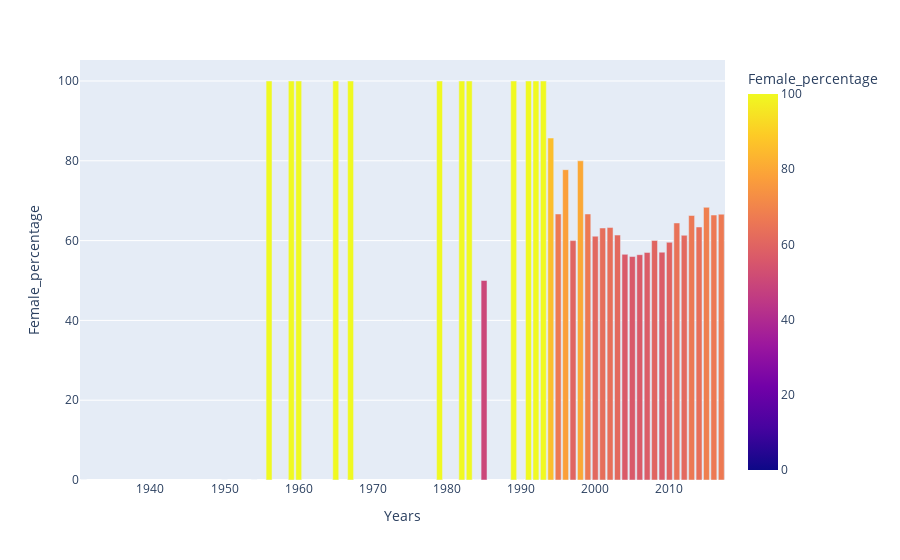

The code cell stored with this chart in its notebook:
### Code cell
# data_canada = px.data.gapminder().query("country == 'Canada'")
fig = px.bar(final_df, x='Years', y='Male_percentage',color='Male_percentage')
fig = px.bar(final_df, x='Years', y='Female_percentage',color='Female_percentage')
fig.show()

### Figure 1 — Plotly figure (JSON) as saved in the notebook; plotly's stock layout.template omitted (floating-point values rounded to 4 significant figures)
{"data": [{"alignmentgroup": "True", "hovertemplate": "Years=%{x}<br>Female_percentage=%{marker.color}<extra></extra>", "legendgroup": "", "marker": {"color": [0, 0, 0, 100, 100, 100, 100, 100, 100, 100, 100, 0, 50, 100, 0, 100, 100, 100, 85.71, 66.67, 77.78, 60, 80, 66.67, 61.11, 63.16, 63.27, 61.39, 56.55, 56.01, 56.47, 57.04, 60.02, 57.1, 59.58, 64.42, 61.33, 66.29, 63.41, 68.34, 66.41, 66.62], "coloraxis": "coloraxis", "pattern": {"shape": ""}}, "name": "", "offsetgroup": "", "orientation": "v", "showlegend": false, "textposition": "auto", "type": "bar", "x": [1931, 1950, 1954, 1956, 1959, 1960, 1965, 1967, 1979, 1982, 1983, 1984, 1985, 1989, 1990, 1991, 1992, 1993, 1994, 1995, 1996, 1997, 1998, 1999, 2000, 2001, 2002, 2003, 2004, 2005, 2006, 2007, 2008, 2009, 2010, 2011, 2012, 2013, 2014, 2015, 2016, 2017], "xaxis": "x", "y": [0, 0, 0, 100, 100, 100, 100, 100, 100, 100, 100, 0, 50, 100, 0, 100, 100, 100, 85.71, 66.67, 77.78, 60, 80, 66.67, 61.11, 63.16, 63.27, 61.39, 56.55, 56.01, 56.47, 57.04, 60.02, 57.1, 59.58, 64.42, 61.33, 66.29, 63.41, 68.34, 66.41, 66.62], "yaxis": "y"}], "layout": {"barmode": "relative", "coloraxis": {"colorbar": {"title": {"text": "Female_percentage"}}, "colorscale": [[0, "#0d0887"], [0.1111, "#46039f"], [0.2222, "#7201a8"], [0.3333, "#9c179e"], [0.4444, "#bd3786"], [0.5556, "#d8576b"], [0.6667, "#ed7953"], [0.7778, "#fb9f3a"], [0.8889, "#fdca26"], [1, "#f0f921"]]}, "legend": {"tracegroupgap": 0}, "margin": {"t": 60}, "xaxis": {"anchor": "y", "domain": [0, 1], "title": {"text": "Years"}}, "yaxis": {"anchor": "x", "domain": [0, 1], "title": {"text": "Female_percentage"}}}}
